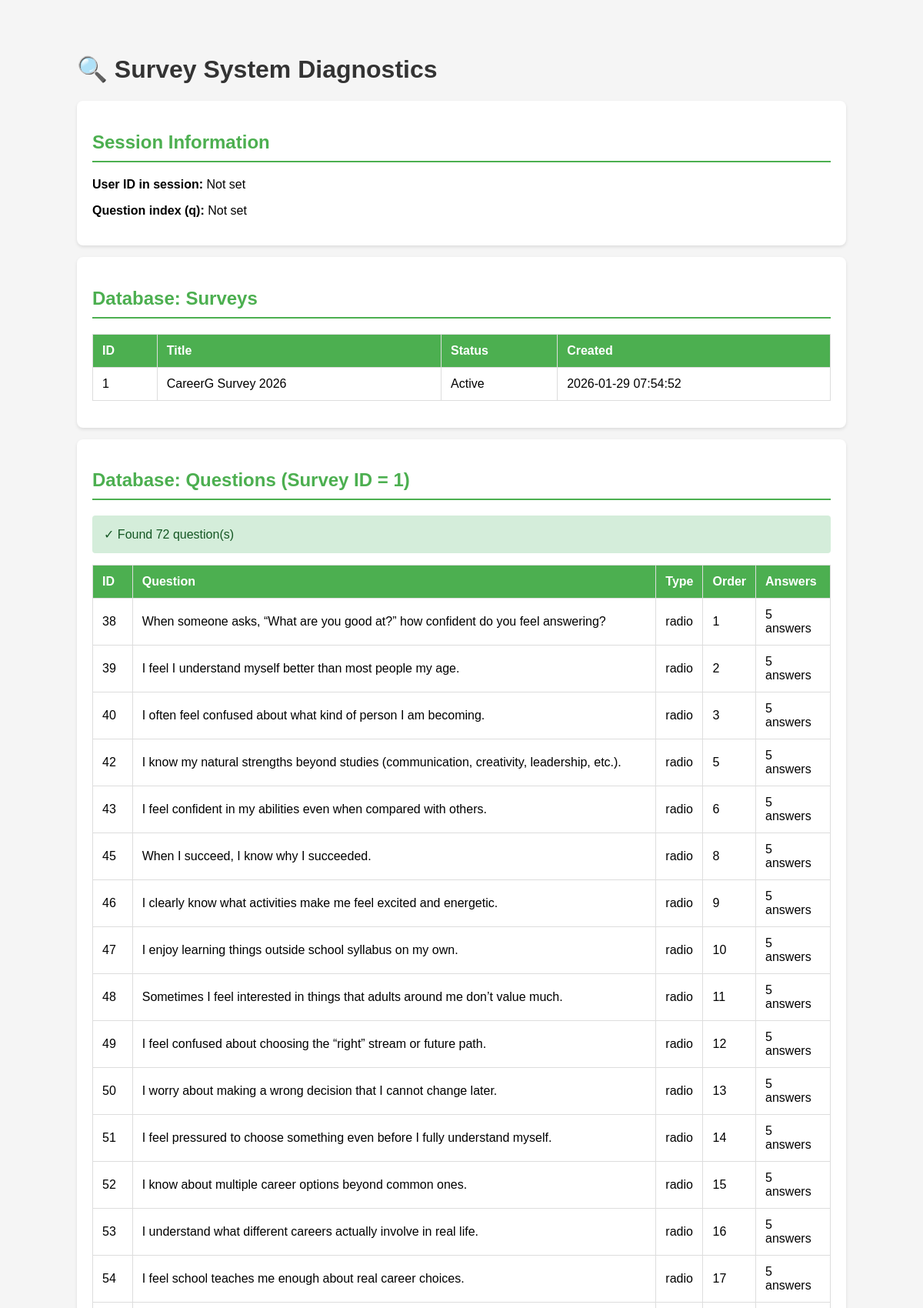
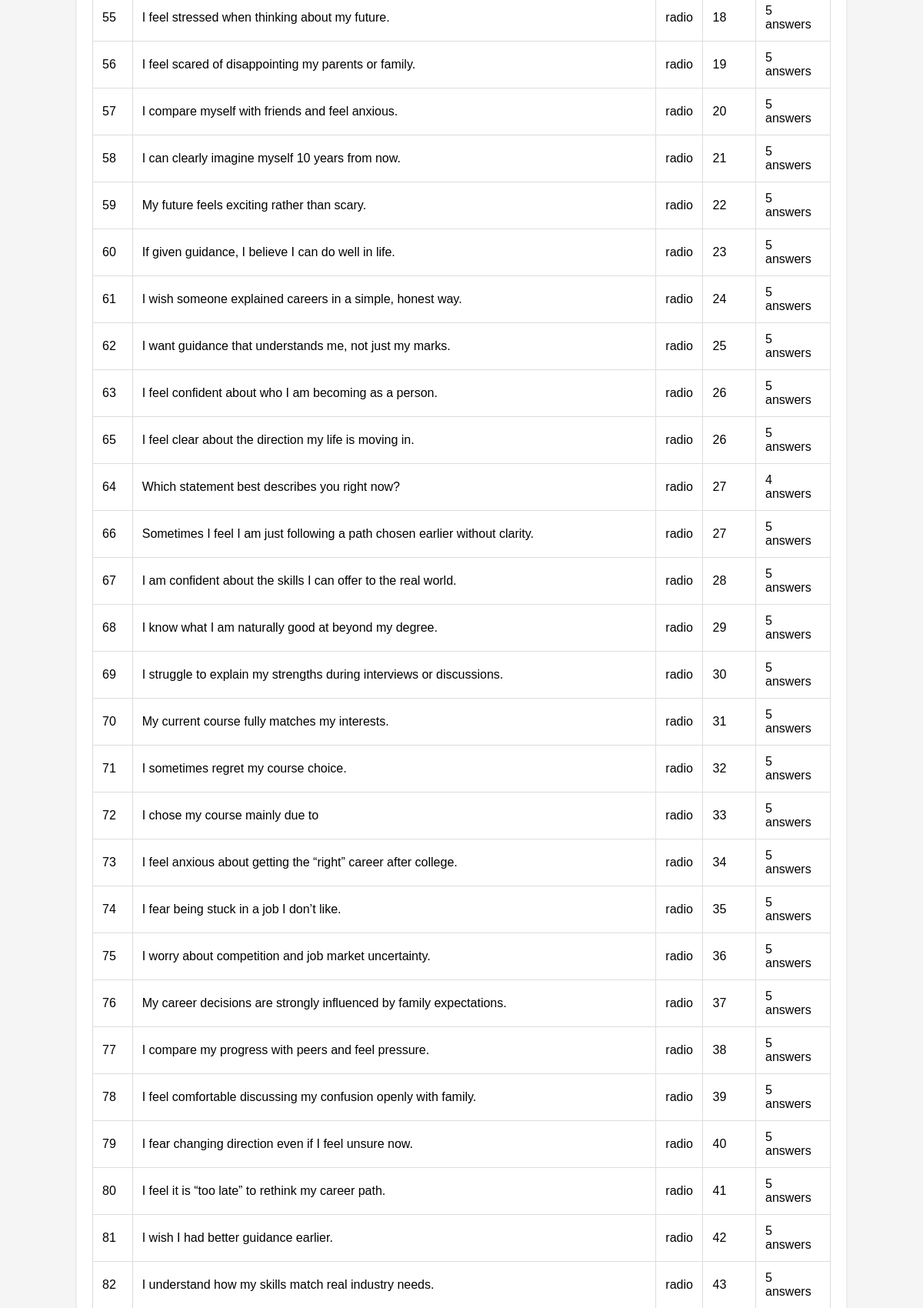
The page /full_debug.php (upper part) on the database its author committed (2 pictures, top to bottom).
### tables this page shows
CREATE TABLE `surveys` (
  `id` int(11) NOT NULL,
  `title` varchar(255) NOT NULL,
  `status` tinyint(4) DEFAULT 1,
  `created_at` timestamp NULL DEFAULT current_timestamp()
);

CREATE TABLE `questions` (
  `id` int(11) NOT NULL,
  `survey_id` int(11) NOT NULL,
  `question_text` text NOT NULL,
  `answer_type` enum('radio','checkbox') DEFAULT 'radio',
  `target_role` enum('Parent','School Student','College Student','Both') DEFAULT 'Both',
  `order_no` int(11) DEFAULT 0
);

### full_debug.php (the view, shortened to what this page needs)
<?php
include('includes/db.php');
?>
<!DOCTYPE html>
<html>
<head>
</head>
<body>
<h1>🔍 Survey System Diagnostics</h1>
<div class="card">
<h2>Session Information</h2>
<?php
echo "<p><strong>User ID in session:</strong> " . (isset($_SESSION['user_id']) ? $_SESSION['user_id'] : 'Not set') . "</p>";
echo "<p><strong>Question index (q):</strong> " . (isset($_SESSION['q']) ? $_SESSION['q'] : 'Not set') . "</p>";
?>
</div>
<div class="card">
<h2>Database: Surveys</h2>
<?php
$surveys = $conn->query("SELECT * FROM surveys");
if($surveys && $surveys->num_rows > 0){
    echo "<table><tr><th>ID</th><th>Title</th><th>Status</th><th>Created</th></tr>";
    while($s = $surveys->fetch_assoc()){
        echo "<tr><td>{$s['id']}</td><td>{$s['title']}</td><td>" . ($s['status'] ? 'Active' : 'Inactive') . "</td><td>{$s['created_at']}</td></tr>";
    }
    echo "</table>";
} else {
    echo "<div class='error'>❌ No surveys found!</div>";
}
?>
</div>
<div class="card">
<h2>Database: Questions (Survey ID = 1)</h2>
<?php
$questions = $conn->query("SELECT q.*, COUNT(a.id) as answer_count FROM questions q LEFT JOIN answers a ON q.id = a.question_id WHERE q.survey_id=1 GROUP BY q.id ORDER BY q.order_no");
if($questions && $questions->num_rows > 0){
    echo "<div class='success'>✓ Found " . $questions->num_rows . " question(s)</div>";
    echo "<table><tr><th>ID</th><th>Question</th><th>Type</th><th>Order</th><th>Answers</th></tr>";
    while($q = $questions->fetch_assoc()){
        echo "<tr>";
        echo "<td>{$q['id']}</td>";
        echo "<td>" . htmlspecialchars($q['question_text']) . "</td>";
        echo "<td>{$q['answer_type']}</td>";
        echo "<td>{$q['order_no']}</td>";
        echo "<td>{$q['answer_count']} answers</td>";
        echo "</tr>";
    }
    echo "</table>";
} else {
    echo "<div class='error'>❌ No questions found for Survey ID 1!</div>";
    echo "<p><a href='admin/quick_fix.php' class='btn'>Add Sample Questions</a></p>";
}
?>
</div>
</body>
</html>

### full_debug.php (style rules this page uses)
body { font-family: Arial; max-width: 1000px; margin: 30px auto; padding: 20px; background: #f5f5f5; }
.card { background: white; padding: 20px; margin: 15px 0; border-radius: 8px; box-shadow: 0 2px 4px rgba(0,0,0,0.1); }
h1 { color: #333; }
h2 { color: #4CAF50; border-bottom: 2px solid #4CAF50; padding-bottom: 10px; }
table { width: 100%; border-collapse: collapse; margin: 15px 0; }
th, td { padding: 12px; text-align: left; border: 1px solid #ddd; }
th { background: #4CAF50; color: white; }
.success { background: #d4edda; color: #155724; padding: 15px; border-radius: 4px; margin: 10px 0; }

### rows shown on the page
surveys: id "1", title "CareerG Survey 2026", status "Active", created_at "2026-01-29 07:54:52"
questions: id "38", question_text "When someone asks, “What are you good at?” how confident do you feel answering?", answer_type "radio", order_no "1", answer_count "5"
questions: id "39", question_text "I feel I understand myself better than most people my age.", answer_type "radio", order_no "2", answer_count "5"
questions: id "40", question_text "I often feel confused about what kind of person I am becoming.", answer_type "radio", order_no "3", answer_count "5"
questions: id "42", question_text "I know my natural strengths beyond studies (communication, creativity, leadership, etc.).", answer_type "radio", order_no "5", answer_count "5"
questions: id "43", question_text "I feel confident in my abilities even when compared with others.", answer_type "radio", order_no "6", answer_count "5"
questions: id "45", question_text "When I succeed, I know why I succeeded.", answer_type "radio", order_no "8", answer_count "5"
questions: id "46", question_text "I clearly know what activities make me feel excited and energetic.", answer_type "radio", order_no "9", answer_count "5"
questions: id "47", question_text "I enjoy learning things outside school syllabus on my own.", answer_type "radio", order_no "10", answer_count "5"
questions: id "48", question_text "Sometimes I feel interested in things that adults around me don’t value much.", answer_type "radio", order_no "11", answer_count "5"
questions: id "49", question_text "I feel confused about choosing the “right” stream or future path.", answer_type "radio", order_no "12", answer_count "5"
questions: id "50", question_text "I worry about making a wrong decision that I cannot change later.", answer_type "radio", order_no "13", answer_count "5"
questions: id "51", question_text "I feel pressured to choose something even before I fully understand myself.", answer_type "radio", order_no "14", answer_count "5"
questions: id "52", question_text "I know about multiple career options beyond common ones.", answer_type "radio", order_no "15", answer_count "5"
questions: id "53", question_text "I understand what different careers actually involve in real life.", answer_type "radio", order_no "16", answer_count "5"
questions: id "54", question_text "I feel school teaches me enough about real career choices.", answer_type "radio", order_no "17", answer_count "5"
questions: id "55", question_text "I feel stressed when thinking about my future.", answer_type "radio", order_no "18", answer_count "5"
questions: id "56", question_text "I feel scared of disappointing my parents or family.", answer_type "radio", order_no "19", answer_count "5"
questions: id "57", question_text "I compare myself with friends and feel anxious.", answer_type "radio", order_no "20", answer_count "5"
questions: id "58", question_text "I can clearly imagine myself 10 years from now.", answer_type "radio", order_no "21", answer_count "5"
questions: id "59", question_text "My future feels exciting rather than scary.", answer_type "radio", order_no "22", answer_count "5"
questions: id "60", question_text "If given guidance, I believe I can do well in life.", answer_type "radio", order_no "23", answer_count "5"
questions: id "61", question_text "I wish someone explained careers in a simple, honest way.", answer_type "radio", order_no "24", answer_count "5"
questions: id "62", question_text "I want guidance that understands me, not just my marks.", answer_type "radio", order_no "25", answer_count "5"
questions: id "63", question_text "I feel confident about who I am becoming as a person.", answer_type "radio", order_no "26", answer_count "5"
questions: id "65", question_text "I feel clear about the direction my life is moving in.", answer_type "radio", order_no "26", answer_count "5"
questions: id "64", question_text "Which statement best describes you right now?", answer_type "radio", order_no "27", answer_count "4"
questions: id "66", question_text "Sometimes I feel I am just following a path chosen earlier without clarity.", answer_type "radio", order_no "27", answer_count "5"
questions: id "67", question_text "I am confident about the skills I can offer to the real world.", answer_type "radio", order_no "28", answer_count "5"
questions: id "68", question_text "I know what I am naturally good at beyond my degree.", answer_type "radio", order_no "29", answer_count "5"
questions: id "69", question_text "I struggle to explain my strengths during interviews or discussions.", answer_type "radio", order_no "30", answer_count "5"
questions: id "70", question_text "My current course fully matches my interests.", answer_type "radio", order_no "31", answer_count "5"
questions: id "71", question_text "I sometimes regret my course choice.", answer_type "radio", order_no "32", answer_count "5"
questions: id "72", question_text "I chose my course mainly due to", answer_type "radio", order_no "33", answer_count "5"
questions: id "73", question_text "I feel anxious about getting the “right” career after college.", answer_type "radio", order_no "34", answer_count "5"
questions: id "74", question_text "I fear being stuck in a job I don’t like.", answer_type "radio", order_no "35", answer_count "5"
questions: id "75", question_text "I worry about competition and job market uncertainty.", answer_type "radio", order_no "36", answer_count "5"
questions: id "76", question_text "My career decisions are strongly influenced by family expectations.", answer_type "radio", order_no "37", answer_count "5"
questions: id "77", question_text "I compare my progress with peers and feel pressure.", answer_type "radio", order_no "38", answer_count "5"
questions: id "78", question_text "I feel comfortable discussing my confusion openly with family.", answer_type "radio", order_no "39", answer_count "5"
questions: id "79", question_text "I fear changing direction even if I feel unsure now.", answer_type "radio", order_no "40", answer_count "5"
questions: id "80", question_text "I feel it is “too late” to rethink my career path.", answer_type "radio", order_no "41", answer_count "5"
questions: id "81", question_text "I wish I had better guidance earlier.", answer_type "radio", order_no "42", answer_count "5"
questions: id "82", question_text "I understand how my skills match real industry needs.", answer_type "radio", order_no "43", answer_count "5"

### other values the page prints
$questions->num_rows "72"
